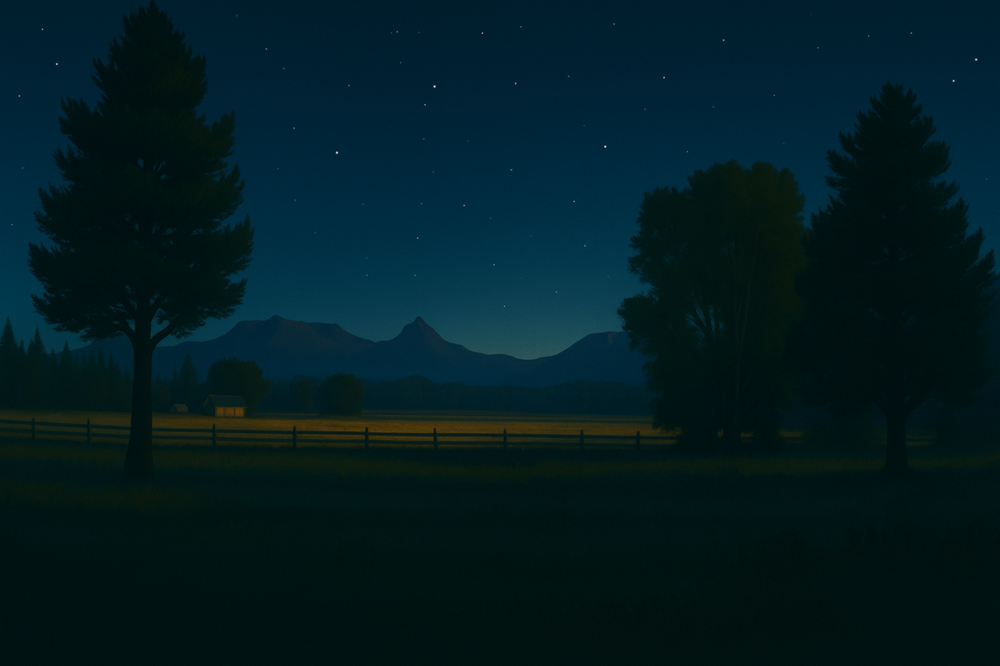
#> input picture art/painting.png, 1000 x 666 px, shrunk from 2560 x 1706 before the run
$ python cut-foreground.py ../art/painting.png ../art/painting.png
#> lines starting #> are read from the running program, lines starting #| are printed output that depends on the picture; after the words box and inside, x2 and y2 are one past the last pixel; in counts of white or black regions, pixels touching at a corner belong together
"""Cut public/foreground.webp (trees, mountains, field; sky transparent) out of
the flat public/background.webp, for the Tonight's sky layer to sit behind.
One-off: rerun only if background.webp changes. If the background is ever
redrawn with layers, export the foreground directly and delete this script.

    python3 scripts/cut-foreground.py public/background.webp public/foreground.webp

Needs numpy, scipy and Pillow.

1. Flood the sky from the top edge through blue pixels whose neighbours change
   gently; tree silhouettes are sharp jumps and stop it.
2. The mountains are blue too, so the flood runs through them. Keep only what
   is not darker than the sky gradient expected at that row, fitted row by row
   and never allowed to get darker going down: anything in front of the sky is
   darker than the sky just above it.
3. Fill stars back in, grow the foreground by a pixel, save with alpha."""
import sys
from collections import deque
import numpy as np
from PIL import Image
from scipy import ndimage

src, out = sys.argv[1], sys.argv[2]
rgb = np.asarray(Image.open(src).convert('RGB'))
#> rgb is the input picture: shape (666, 1000, 3); mean R, G, B 2.4, 28.5, 34
a = rgb.astype(np.int16)
H, W, _ = a.shape
#> H = 666; W = 1000

# 1. tree cut
TOL = 7
blue = (a[..., 2] - a[..., 1] >= 6) & (a[..., 2] >= 30)
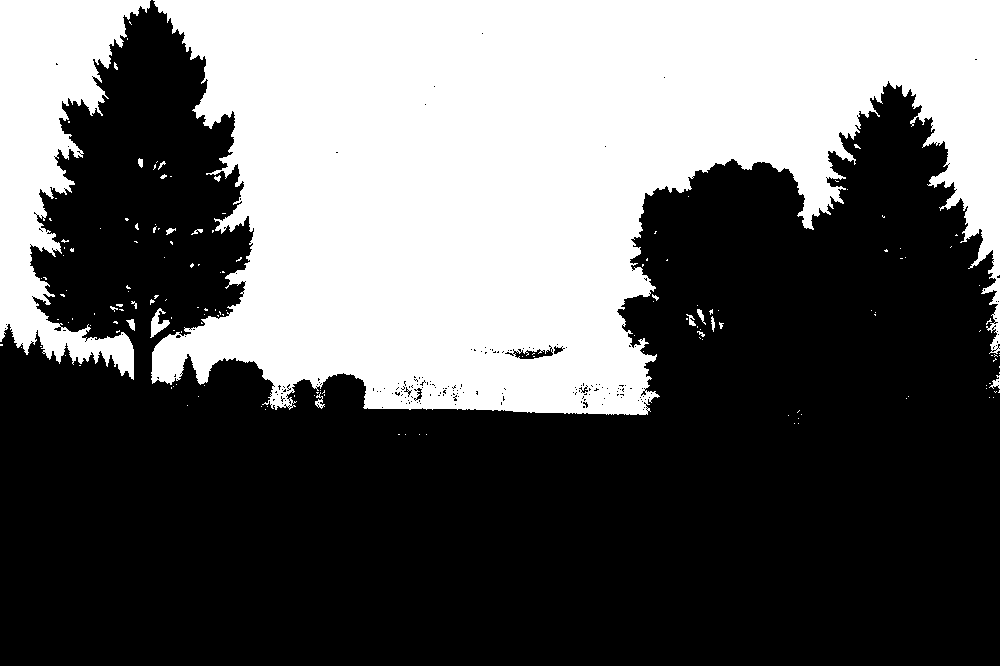
#> blue: shape (666, 1000) bool; 39.2% white; 160 white regions (140 under 20 px), largest, box (x1, y1, x2, y2) and area: (151, 0, 1000, 415) 232788, (0, 0, 151, 380) 26924, (150, 308, 170, 338) 255
flood = np.zeros((H, W), bool)
q = deque()
for x in range(W):
    if blue[0, x]:
        flood[0, x] = True
        q.append((0, x))
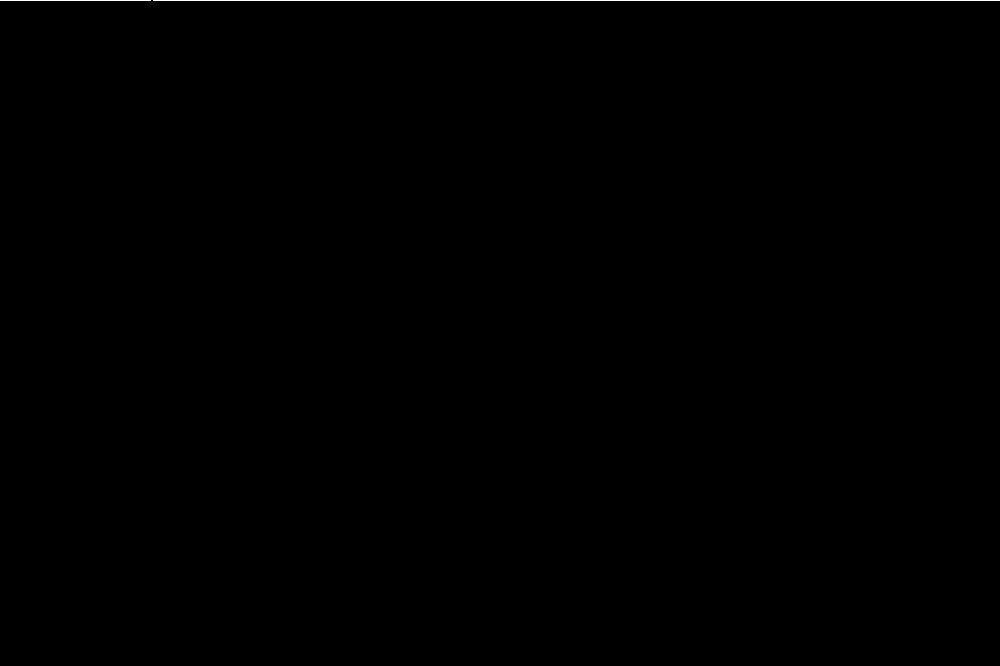
#> flood: shape (666, 1000) bool; 0.15% white in thin lines or dots, all inside (x1, y1, x2, y2) = (0, 0, 1000, 1)
while q:
    y, x = q.popleft()
    for ny, nx in ((y + 1, x), (y - 1, x), (y, x + 1), (y, x - 1)):
        if 0 <= ny < H and 0 <= nx < W and not flood[ny, nx] and blue[ny, nx]:
            if np.abs(a[ny, nx] - a[y, x]).max() <= TOL:
                flood[ny, nx] = True
                q.append((ny, nx))
#> flood: shape (666, 1000) bool; 38.5% white; 2 white regions, box (x1, y1, x2, y2) and area: (151, 0, 1000, 415) 230460, (0, 0, 151, 380) 25659
labels, n = ndimage.label(~flood)
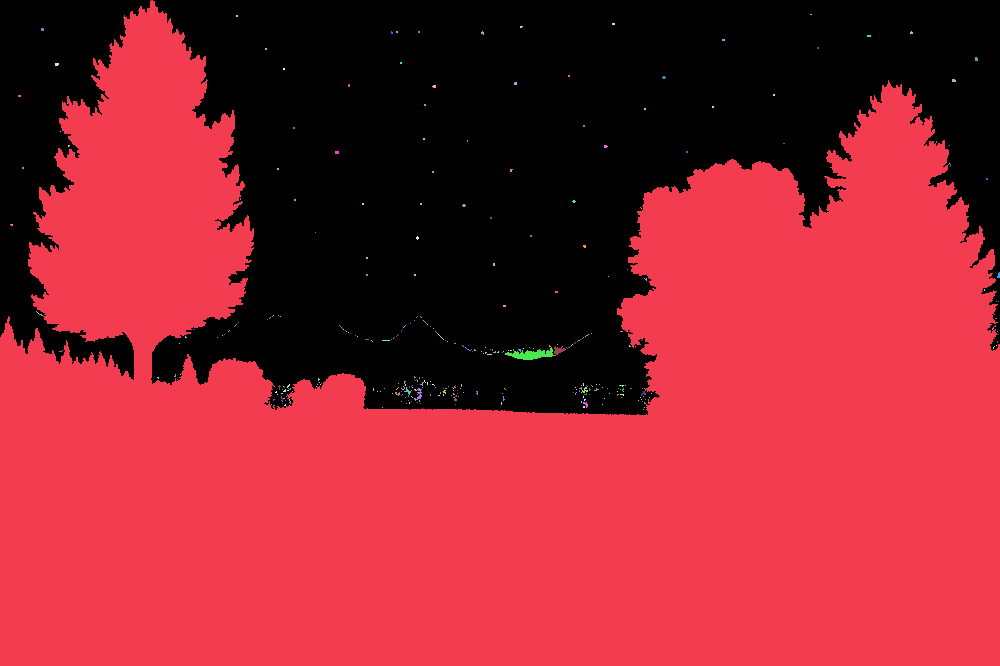
#> labels: shape (666, 1000) int32; 402 distinct labels, from 0 to 401; one colour per label, 0 black
#> n = 401
sizes = ndimage.sum(np.ones_like(labels), labels, index=np.arange(1, n + 1))
#> sizes = 401 values, max 408483 at index 0, min 1 at index 32, mean 1022.1
small = np.zeros(n + 1, bool)
small[1:] = sizes < 600
flood |= small[labels]
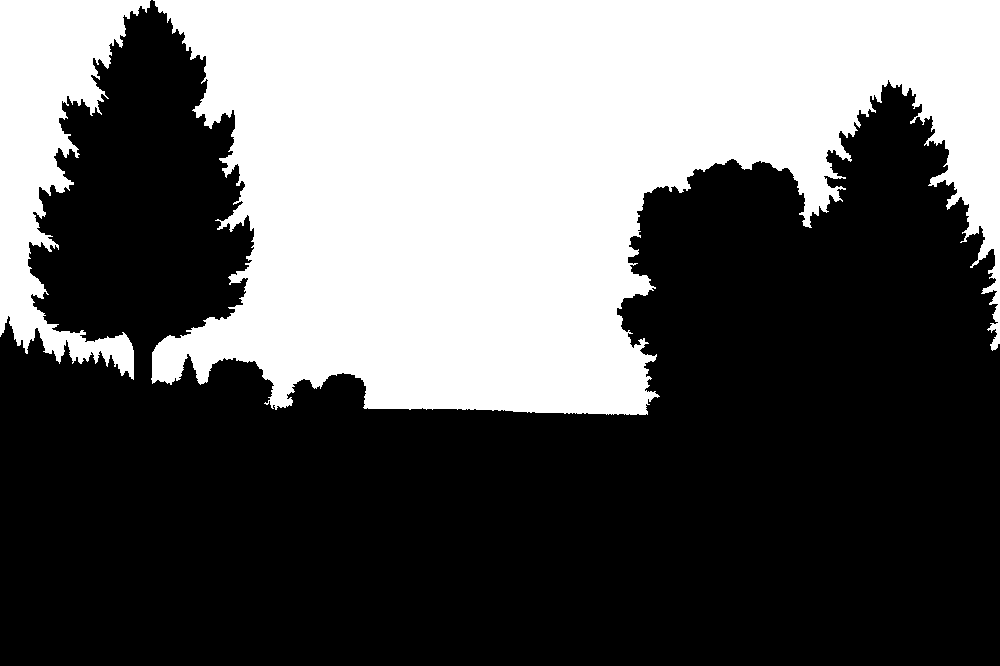
#> flood: shape (666, 1000) bool; 38.7% white; 2 white regions, box (x1, y1, x2, y2) and area: (151, 0, 1000, 415) 231806, (0, 0, 151, 380) 25711

# 2. drop whatever is darker than the expected sky
MARGIN = 12
lum = ndimage.gaussian_filter(a[..., 1].astype(np.float32) + a[..., 2], 2)
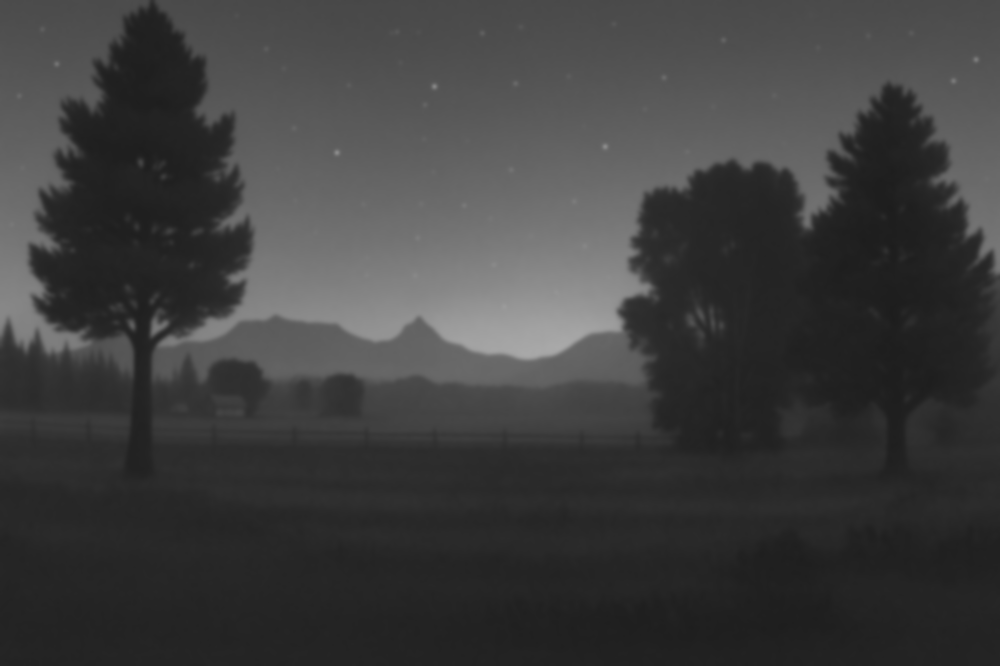
#> lum: shape (666, 1000) float32; min 29.59, max 169.3, mean 62.6
xs = np.arange(W, dtype=np.float64)
#> xs = 1000 values from 0 to 999
sky = np.zeros((H, W), bool)
prev = None
for y in range(H):
    row = flood[y].copy()
    if prev is not None:
        row &= lum[y] >= prev - MARGIN
    if row.sum() >= 40:
        fit = np.polyval(np.polyfit(xs[row], lum[y, row], 2), xs)
        keep = row & (lum[y] >= fit - MARGIN)
        if keep.sum() >= 40:
            fit = np.polyval(np.polyfit(xs[keep], lum[y, keep], 2), xs)
        ref = fit if prev is None else np.maximum(fit, prev - 1.0)
    elif prev is None:
        continue
    else:
        ref = prev
    sky[y] = flood[y] & (lum[y] >= ref - MARGIN)
    prev = ref
#> sky: shape (666, 1000) bool; 32.9% white; 3 white regions, box (x1, y1, x2, y2) and area: (155, 0, 1000, 358) 196421, (0, 0, 150, 353) 22491, (162, 338, 179, 345) 85

# 3. tidy and save
lab, _ = ndimage.label(sky)
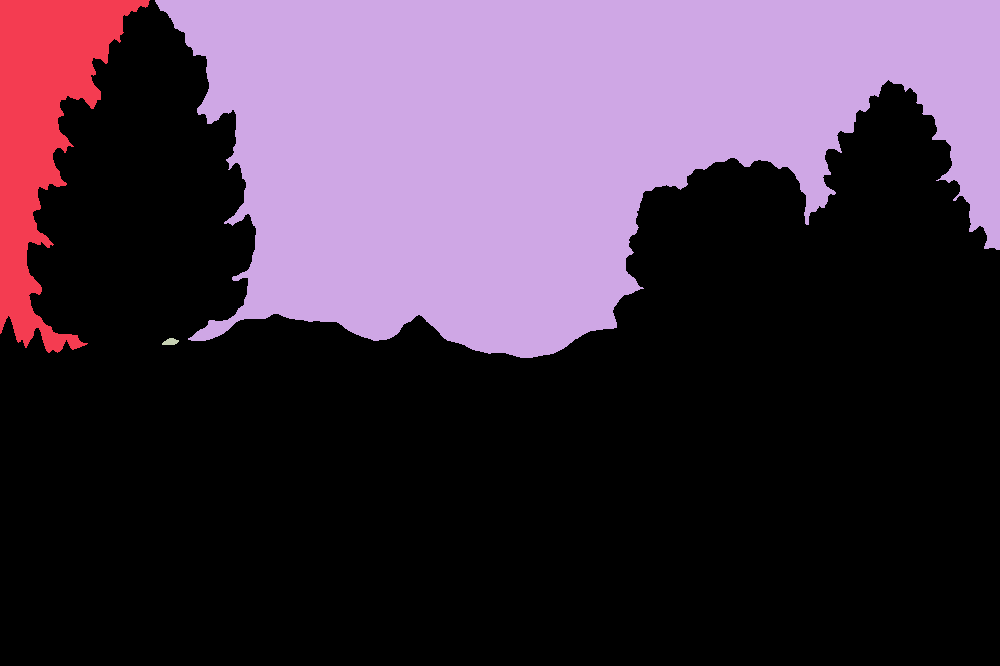
#> lab: shape (666, 1000) int32; 4 distinct labels, from 0 to 3; one colour per label, 0 black
sky = np.isin(lab, list(set(np.unique(lab[0])) - {0}))
#> sky: shape (666, 1000) bool; 32.9% white; 2 white regions, box (x1, y1, x2, y2) and area: (155, 0, 1000, 358) 196421, (0, 0, 150, 353) 22491
holes, n = ndimage.label(~sky)
#> n = 1
sizes = ndimage.sum(np.ones_like(holes), holes, range(1, n + 1))
#> sizes = [447088]
small = np.zeros(n + 1, bool)
#> small = [False, False]
small[1:] = sizes < 400
sky |= small[holes]
sky = ndimage.binary_erosion(sky, iterations=1, border_value=1)
#> sky: shape (666, 1000) bool; 32.5% white; 2 white regions, box (x1, y1, x2, y2) and area: (156, 0, 1000, 357) 194583, (0, 0, 149, 352) 21760
alpha = np.where(sky, 0, 255).astype(np.uint8)
Image.fromarray(np.dstack([rgb, alpha]), 'RGBA').save(out, quality=88, method=6, alpha_quality=100)
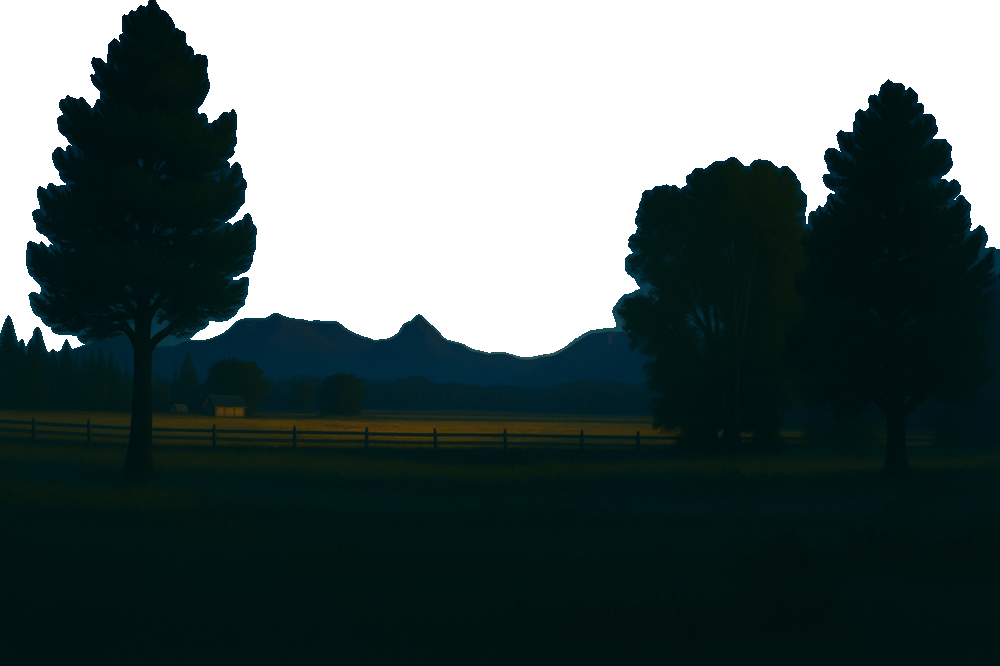
#> saved as painting.png: PIL image 1000x666 RGBA; mean R, G, B, A 2.4, 28.5, 34, 172.2; transparent parts drawn white
print(f'sky {sky.mean():.1%} of the image -> {out}')
#| sky 32.5% of the image -> ../art/painting.png
